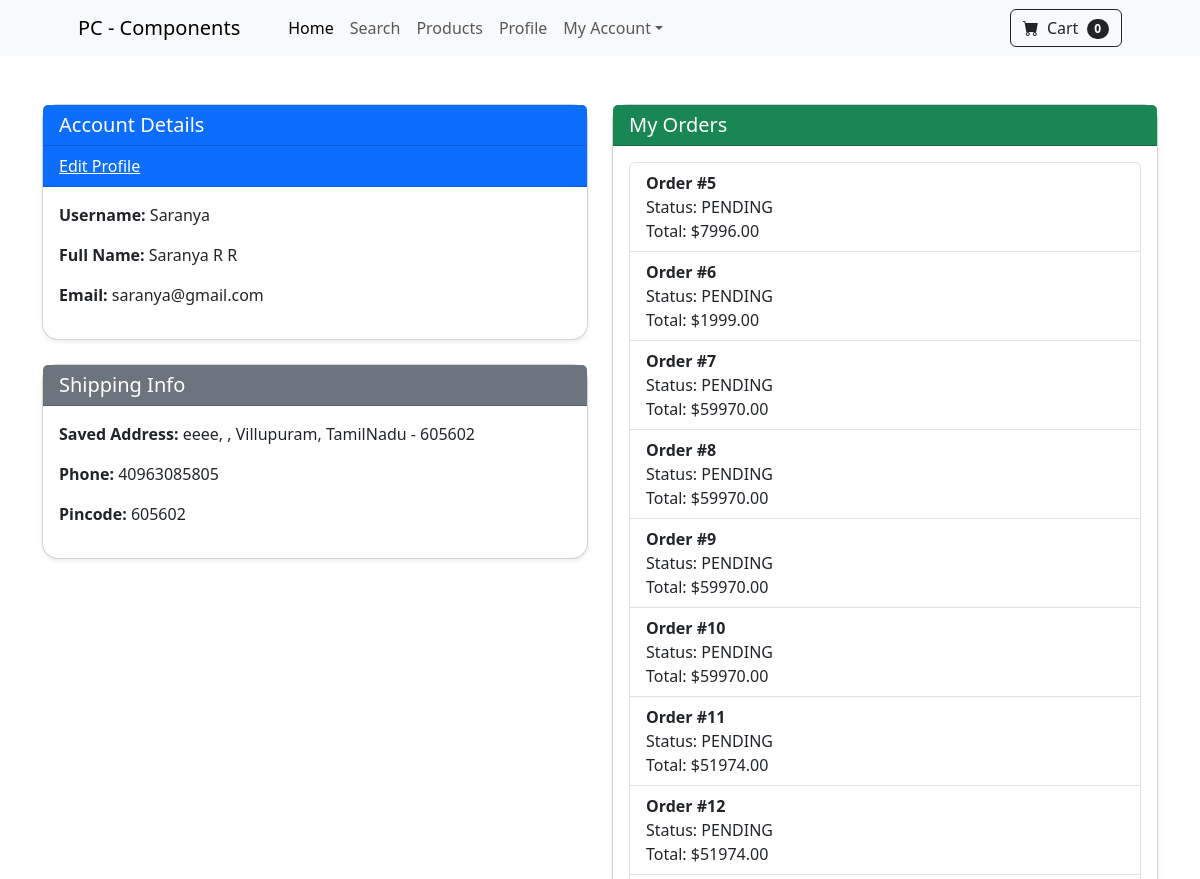
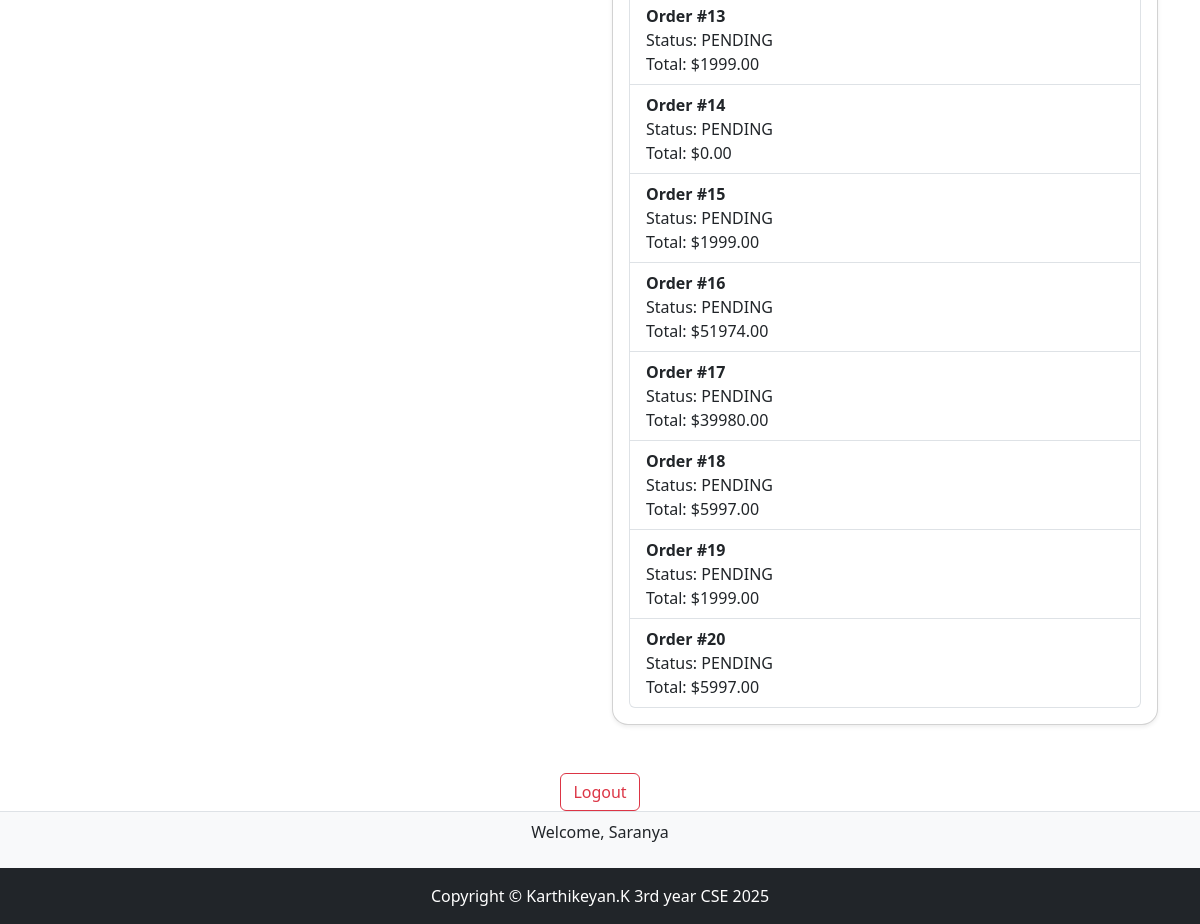
/user-details/ (signed in), run on an earlier commit of the app's database (2 pictures, top to bottom).
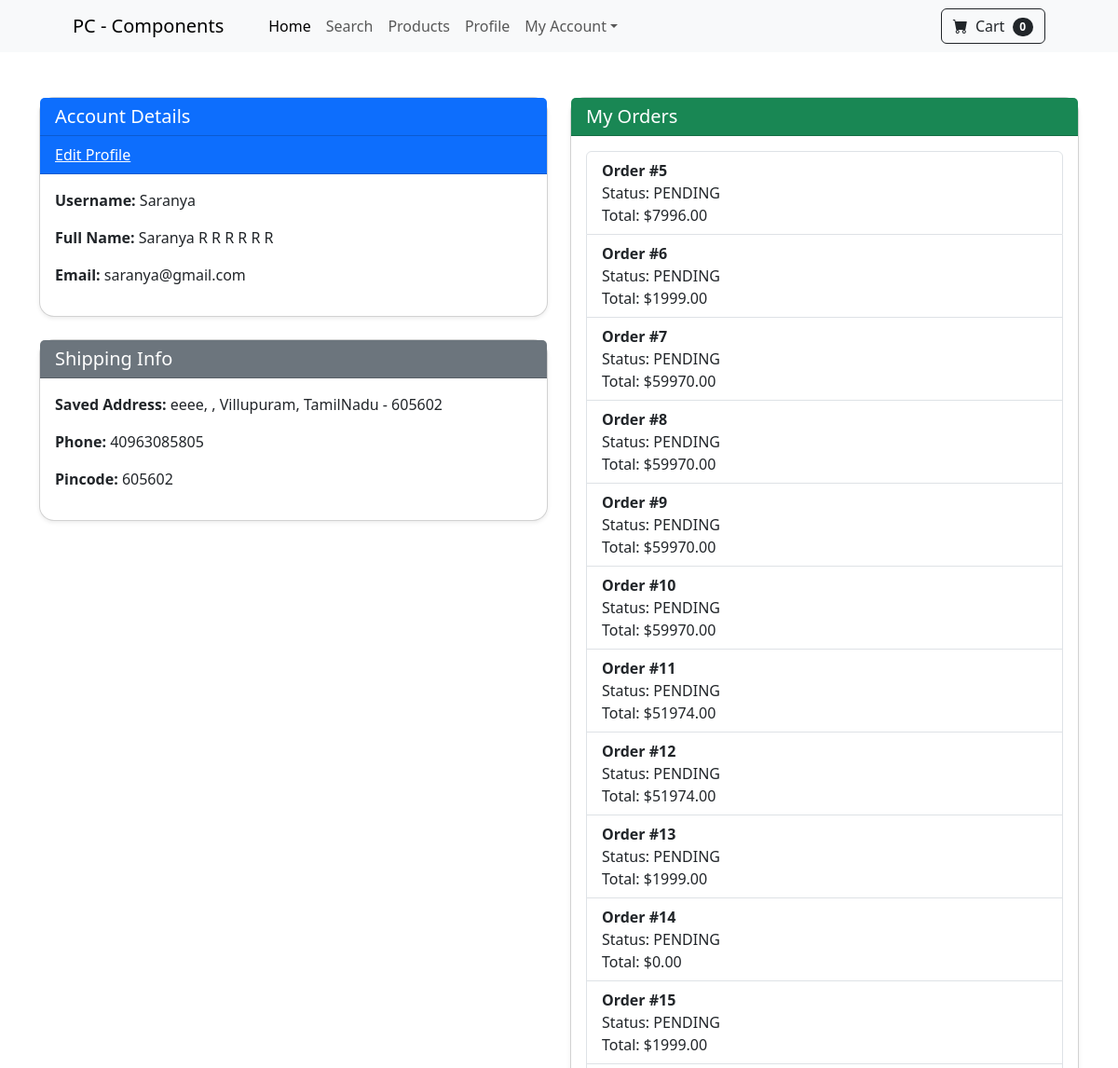
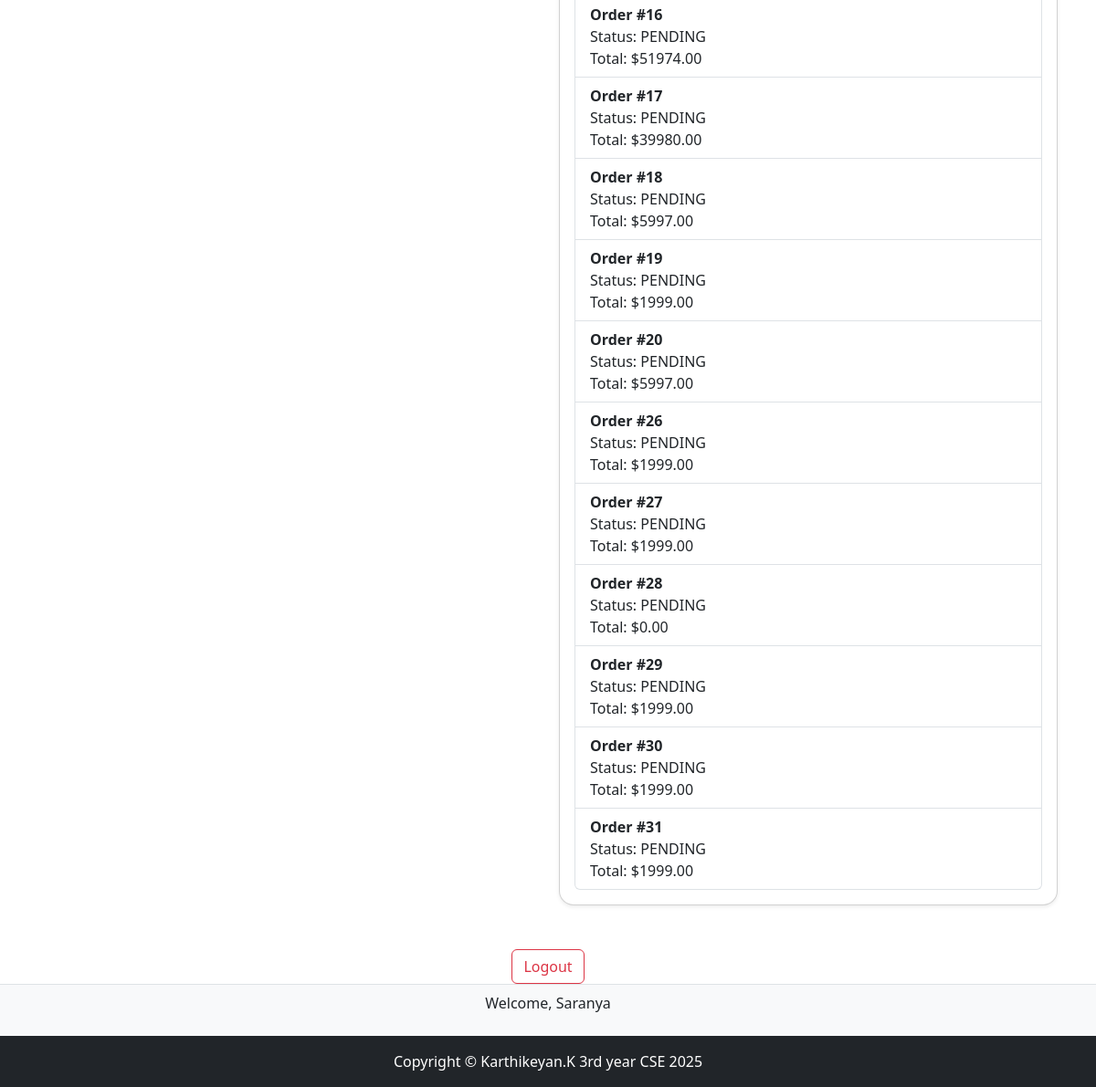
And on a later commit of the database (2 pictures, top to bottom).
### app/models.py (models this page shows, shortened)
class CustomUser(AbstractUser):
    phone = models.CharField(max_length=15, blank=True)
    street = models.CharField(max_length=255, blank=True)
    city = models.CharField(max_length=100, blank=True)
    state = models.CharField(max_length=100, blank=True)
    zip_code = models.CharField(max_length=10, blank=True)
    email = models.EmailField(unique=True)
    phone = models.CharField(max_length=15, blank=True, null=True,unique=True)
    address = models.TextField(blank=True, null=True)
    pass

class Order(models.Model):
    STATUS_CHOICES = [
        ('PENDING', 'Pending'),
        ('SHIPPED', 'Shipped'),
        ('DELIVERED', 'Delivered'),
    ]
    user = models.ForeignKey(User, on_delete=models.CASCADE)
    address = models.TextField()
    total = models.DecimalField(max_digits=10, decimal_places=2)
    ordered_at = models.DateTimeField(auto_now_add=True)
    status = models.CharField(max_length=20, choices=STATUS_CHOICES, default='PENDING')

### app/views.py (the view)
# urls.py: path('user-details/', views.user_details, name='user_details'),
@login_required
def user_details(request):
    user = request.user
    profile, created = Profile.objects.get_or_create(user=request.user)
    orders = Order.objects.filter(user=user)
    try:
        profile = user.profile
        address = profile.shipping_address
        phone_number = profile.phone_number
        pin_code = profile.pin_code
    except user.profile.DoesNotExist:
        address = phone_number = pin_code = None
    context = {
        'user': user,
        'orders': orders,
        'address': address,
        'phone_number': phone_number,
        'pin_code': pin_code,
    }
    return render(request, 'app/user_details.html', context)

### app/context_processors.py (called while the page is built)
def cart_item_count(request):
    count = 0
    if request.user.is_authenticated:
        try:
            cart = Cart.objects.get(user=request.user)
            count = CartItem.objects.filter(cart=cart).count()
        except Cart.DoesNotExist:
            count = 0
    return {'cart_item_count': count}

### app/templates/app/user_details.html (shortened to what this page needs)
{% extends 'app/base.html' %}
{% block content %}
{% load static %}
<!DOCTYPE html>
<html lang="en">
<head>
    <link rel="stylesheet" href="{% static 'css/bootstrap.min.css' %}">
</head>
<body>
    <div class="container mt-5">
        <div class="row">
            <div class="col-lg-6 mb-4">
                <div class="card shadow-sm">
                    <div class="card-header bg-primary text-white">
                        <h5 class="mb-0">Account Details</h5>
                    </div>
                    <a class="card-header bg-primary text-white" href="{% url 'app:edit_profile' %}">Edit Profile</a>
                    <div class="card-body">
                        <p><strong>Username:</strong> {{ user.username }}</p>
                        <p><strong>Full Name:</strong> {{ user.first_name }} {{ user.last_name }}</p>
                        <p><strong>Email:</strong> {{ user.email }}</p>
                    </div>
                </div>
                <div class="card shadow-sm mt-4">
                    <div class="card-header bg-secondary text-white">
                        <h5 class="mb-0">Shipping Info</h5>
                    </div>
                    <div class="card-body">
                        <p><strong>Saved Address:</strong> {{ user.address|default:"No address saved yet" }}</p>
                        <p><strong>Phone:</strong> {{ user.phone }}</p>
                        <p><strong>Pincode:</strong> {{ user.zip_code }}</p>
                    </div>
                </div>
            </div>
            <div class="col-lg-6 mb-4">
                <div class="card shadow-sm">
                    <div class="card-header bg-success text-white">
                        <h5 class="mb-0">My Orders</h5>
                    </div>
                    <div class="card-body">
                        {% if orders %}
                        <ul class="list-group">
                            {% for order in orders %}
                            <li class="list-group-item">
                                <strong>Order #{{ order.id }}</strong><br>
                                Status: {{ order.status }}<br>
                                Total: ${{ order.total }}
                            </li>
                            {% endfor %}
                        </ul>
                        {% else %}
                        <p>No orders placed yet.</p>
                        {% endif %}
                    </div>
                </div>
            </div>
        </div>
        <div class="text-center mt-4">
            <form method="post" action="{% url 'app:logout' %}">
                <button type="submit" class="btn btn-outline-danger">Logout</button>
            </form>
        </div>
    </div>
</body>
</html>
{% endblock %}

### app/templates/app/base.html (shortened to what this page needs)
{%load static%}
<!DOCTYPE html>
<html lang="en">
<head>
  <link href="https://cdn.jsdelivr.net/npm/bootstrap-icons@1.5.0/font/bootstrap-icons.css" rel="stylesheet" />
  <link href="{% static 'app/css/styles.css' %}" rel="stylesheet" />
</head>
<body class="d-flex flex-column min-vh-100">
  <nav class="navbar navbar-expand-lg navbar-light bg-light">
    <div class="container px-4 px-lg-5">
      <a class="navbar-brand" href="#!">PC - Components</a>
      <div class="collapse navbar-collapse" id="navbarSupportedContent">
        <ul class="navbar-nav me-auto mb-2 mb-lg-0 ms-lg-4">
          <li class="nav-item">
            <a class="nav-link active" aria-current="page" href="{% url 'app:base' %}">Home</a>
          </li>
          <li class="nav-item">
            <a class="nav-link" href="{% url 'app:search' %}">Search</a>
          </li>
          <li class="nav-item">
            <a class="nav-link" href="{% url 'app:products' %}">Products</a>
          </li>
          <li class="nav-item">
            {% if user.is_authenticated %}
            <a class="nav-link" href="{% url 'app:user_details' %}">Profile</a>
            {% endif %}
          </li>
          <li class="nav-item dropdown">
            <a class="nav-link dropdown-toggle" id="navbarDropdown" href="#" role="button" data-bs-toggle="dropdown"
              aria-expanded="false">My Account</a>
          </li>
        </ul>
        <a href="{% url 'app:mycart' %}" class="btn btn-outline-dark">
          <i class="bi-cart-fill me-1"></i>
          Cart
          <span class="badge bg-dark text-white ms-1 rounded-pill">{{ cart_item_count }}</span>
        </a>
      </div>
    </div>
  </nav>
  {%block content%}{%endblock%}
  <div class="text-center py-2 bg-light border-top">
    {% if user.is_authenticated %}
    <p>Welcome, {{ user.username }}</p>
    {% else %}
    <p>Not signed in. <a href="{% url 'app:login' %}">Sign in</a></p>
    {% endif %}
  </div>
  <footer class="bg-dark text-white text-center py-3 mt-auto">
    <div class="container">
      <p class="m-0 text-center text-white">
        Copyright &copy; Karthikeyan.K 3rd year CSE 2025
      </p>
    </div>
  </footer>
</body>
</html>

What changed in the data, as far as the page shows it:
changed CustomUser "Saranya": first_name "Saranya R" → "Saranya R R R R R"
added Order: id "26", status "PENDING", total "1999.00"
added Order: id "27", status "PENDING", total "1999.00"
added Order: id "28", status "PENDING", total "0.00"
added Order: id "29", status "PENDING", total "1999.00"
added Order: id "30", status "PENDING", total "1999.00"
added Order: id "31", status "PENDING", total "1999.00"
